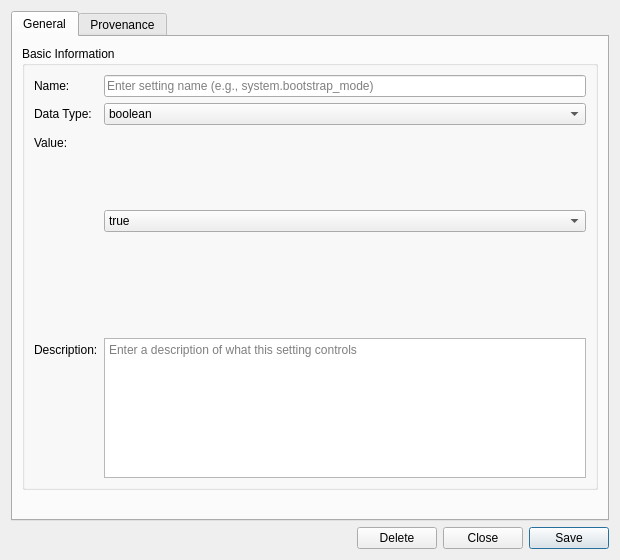
<?xml version="1.0" encoding="UTF-8"?>
<ui version="4.0">
 <class>SystemSettingDetailDialog</class>
 <widget class="QWidget" name="SystemSettingDetailDialog">
  <property name="geometry">
   <rect>
    <x>0</x>
    <y>0</y>
    <width>620</width>
    <height>560</height>
   </rect>
  </property>
  <property name="sizePolicy">
   <sizepolicy hsizetype="Preferred" vsizetype="Preferred">
    <horstretch>0</horstretch>
    <verstretch>0</verstretch>
   </sizepolicy>
  </property>
  <property name="minimumSize">
   <size>
    <width>620</width>
    <height>560</height>
   </size>
  </property>
  <property name="windowTitle">
   <string>System Setting Details</string>
  </property>
  <layout class="QVBoxLayout" name="verticalLayout">
   <item>
    <widget class="QTabWidget" name="tabWidget">
     <property name="currentIndex">
      <number>0</number>
     </property>
     <widget class="QWidget" name="generalTab">
      <attribute name="title">
       <string>General</string>
      </attribute>
      <layout class="QVBoxLayout" name="generalLayout">
       <item>
        <widget class="QGroupBox" name="flagInfoGroup">
         <property name="title">
          <string>Basic Information</string>
         </property>
         <layout class="QFormLayout" name="formLayout">
          <item row="0" column="0">
           <widget class="QLabel" name="labelName">
            <property name="text">
             <string>Name:</string>
            </property>
           </widget>
          </item>
          <item row="0" column="1">
           <widget class="QLineEdit" name="nameEdit">
            <property name="placeholderText">
             <string>Enter setting name (e.g., system.bootstrap_mode)</string>
            </property>
           </widget>
          </item>
          <item row="1" column="0">
           <widget class="QLabel" name="labelDataType">
            <property name="text">
             <string>Data Type:</string>
            </property>
           </widget>
          </item>
          <item row="1" column="1">
           <widget class="QComboBox" name="dataTypeComboBox">
            <item>
             <property name="text">
              <string>boolean</string>
             </property>
            </item>
            <item>
             <property name="text">
              <string>integer</string>
             </property>
            </item>
            <item>
             <property name="text">
              <string>string</string>
             </property>
            </item>
            <item>
             <property name="text">
              <string>json</string>
             </property>
            </item>
           </widget>
          </item>
          <item row="2" column="0">
           <widget class="QLabel" name="labelValue">
            <property name="text">
             <string>Value:</string>
            </property>
           </widget>
          </item>
          <item row="2" column="1">
           <widget class="QStackedWidget" name="valueStack">
            <property name="currentIndex">
             <number>0</number>
            </property>
            <widget class="QWidget" name="pageBool">
             <layout class="QVBoxLayout" name="boolLayout">
              <property name="margin">
               <number>0</number>
              </property>
              <item>
               <widget class="QComboBox" name="valueBoolCombo">
                <item>
                 <property name="text">
                  <string>true</string>
                 </property>
                </item>
                <item>
                 <property name="text">
                  <string>false</string>
                 </property>
                </item>
               </widget>
              </item>
             </layout>
            </widget>
            <widget class="QWidget" name="pageText">
             <layout class="QVBoxLayout" name="textLayout">
              <property name="margin">
               <number>0</number>
              </property>
              <item>
               <widget class="QLineEdit" name="valueLineEdit">
                <property name="placeholderText">
                 <string>Enter value</string>
                </property>
               </widget>
              </item>
             </layout>
            </widget>
            <widget class="QWidget" name="pageJson">
             <layout class="QVBoxLayout" name="jsonLayout">
              <property name="margin">
               <number>0</number>
              </property>
              <item>
               <widget class="QPlainTextEdit" name="valueJsonEdit">
                <property name="minimumSize">
                 <size>
                  <width>0</width>
                  <height>80</height>
                 </size>
                </property>
                <property name="placeholderText">
                 <string>Enter valid JSON</string>
                </property>
               </widget>
              </item>
             </layout>
            </widget>
           </widget>
          </item>
          <item row="3" column="1">
           <widget class="QLabel" name="valueHintLabel">
            <property name="text">
             <string/>
            </property>
            <property name="styleSheet">
             <string>color: #888888; font-style: italic;</string>
            </property>
           </widget>
          </item>
          <item row="4" column="0">
           <widget class="QLabel" name="labelDescription">
            <property name="text">
             <string>Description:</string>
            </property>
           </widget>
          </item>
          <item row="4" column="1">
           <widget class="QPlainTextEdit" name="descriptionEdit">
            <property name="minimumSize">
             <size>
              <width>0</width>
              <height>80</height>
             </size>
            </property>
            <property name="maximumSize">
             <size>
              <width>16777215</width>
              <height>150</height>
             </size>
            </property>
            <property name="placeholderText">
             <string>Enter a description of what this setting controls</string>
            </property>
           </widget>
          </item>
         </layout>
        </widget>
       </item>
       <item>
        <spacer name="verticalSpacer">
         <property name="orientation">
          <enum>Qt::Vertical</enum>
         </property>
         <property name="sizeHint" stdset="0">
          <size>
           <width>20</width>
           <height>40</height>
          </size>
         </property>
        </spacer>
       </item>
      </layout>
     </widget>
     <widget class="QWidget" name="provenanceTab">
      <attribute name="title">
       <string>Provenance</string>
      </attribute>
      <layout class="QVBoxLayout" name="provenanceTabLayout">
       <item>
        <widget class="ores::qt::ProvenanceWidget" name="provenanceWidget" native="true"/>
       </item>
      </layout>
     </widget>
    </widget>
   </item>
   <item>
    <layout class="QHBoxLayout" name="buttonLayout">
     <item>
      <spacer name="horizontalSpacer">
       <property name="orientation">
        <enum>Qt::Horizontal</enum>
       </property>
       <property name="sizeHint" stdset="0">
        <size><width>40</width><height>20</height></size>
       </property>
      </spacer>
     </item>
     <item>
      <widget class="QPushButton" name="deleteButton">
       <property name="text">
        <string>Delete</string>
       </property>
      </widget>
     </item>
     <item>
      <widget class="QPushButton" name="closeButton">
       <property name="text">
        <string>Close</string>
       </property>
      </widget>
     </item>
     <item>
      <widget class="QPushButton" name="saveButton">
       <property name="text">
        <string>Save</string>
       </property>
       <property name="default">
        <bool>true</bool>
       </property>
      </widget>
     </item>
    </layout>
   </item>
  </layout>
 </widget>
 <customwidgets>
  <customwidget>
   <class>ores::qt::ProvenanceWidget</class>
   <extends>QWidget</extends>
   <header>ores.qt/ProvenanceWidget.hpp</header>
  </customwidget>
 </customwidgets>
 <resources/>
 <connections/>
</ui>
